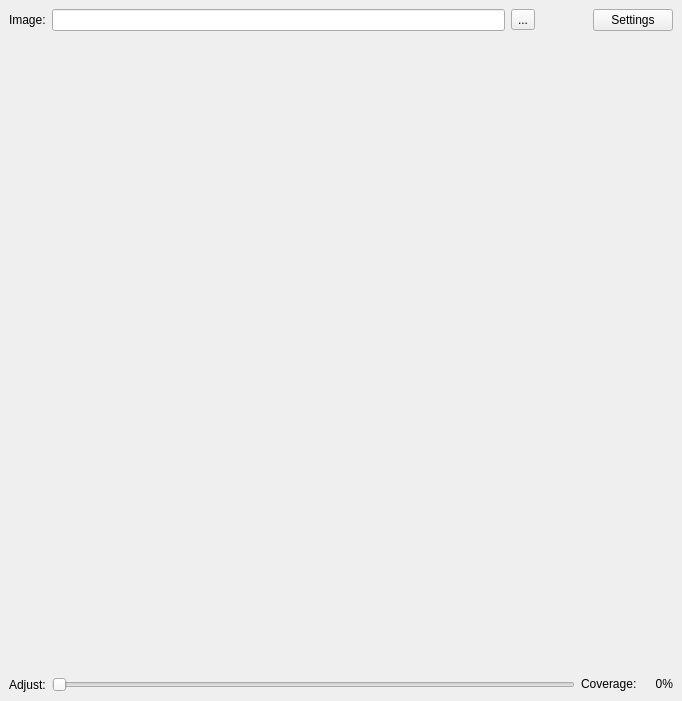
<?xml version="1.0" encoding="UTF-8"?>
<ui version="4.0">
 <class>CloudCoverer</class>
 <widget class="QMainWindow" name="CloudCoverer">
  <property name="geometry">
   <rect>
    <x>0</x>
    <y>0</y>
    <width>682</width>
    <height>701</height>
   </rect>
  </property>
  <property name="windowTitle">
   <string>Cloud Coverer</string>
  </property>
  <property name="windowIcon">
   <iconset resource="resources.qrc">
    <normaloff>:/sumbandilasat/icons/toolbar/cloudcoverer.png</normaloff>:/sumbandilasat/icons/toolbar/cloudcoverer.png</iconset>
  </property>
  <widget class="QWidget" name="centralwidget">
   <layout class="QGridLayout" name="gridLayout">
    <item row="7" column="0" colspan="5">
     <widget class="QgsMapCanvas" name="canvas" native="true">
      <layout class="QGridLayout" name="gridLayout_3"/>
     </widget>
    </item>
    <item row="8" column="0" colspan="5">
     <widget class="QWidget" name="widget_2" native="true">
      <property name="sizePolicy">
       <sizepolicy hsizetype="Preferred" vsizetype="Maximum">
        <horstretch>0</horstretch>
        <verstretch>0</verstretch>
       </sizepolicy>
      </property>
      <layout class="QGridLayout" name="gridLayout_4">
       <property name="margin">
        <number>0</number>
       </property>
       <item row="0" column="1">
        <widget class="QSlider" name="slider">
         <property name="orientation">
          <enum>Qt::Horizontal</enum>
         </property>
        </widget>
       </item>
       <item row="0" column="0">
        <widget class="QLabel" name="label_3">
         <property name="text">
          <string>Adjust:</string>
         </property>
        </widget>
       </item>
       <item row="0" column="3">
        <widget class="QLabel" name="percentage">
         <property name="sizePolicy">
          <sizepolicy hsizetype="Preferred" vsizetype="Maximum">
           <horstretch>0</horstretch>
           <verstretch>0</verstretch>
          </sizepolicy>
         </property>
         <property name="minimumSize">
          <size>
           <width>30</width>
           <height>0</height>
          </size>
         </property>
         <property name="text">
          <string>0%</string>
         </property>
         <property name="alignment">
          <set>Qt::AlignRight|Qt::AlignTrailing|Qt::AlignVCenter</set>
         </property>
        </widget>
       </item>
       <item row="0" column="2">
        <widget class="QLabel" name="label">
         <property name="sizePolicy">
          <sizepolicy hsizetype="Preferred" vsizetype="Maximum">
           <horstretch>0</horstretch>
           <verstretch>0</verstretch>
          </sizepolicy>
         </property>
         <property name="text">
          <string>Coverage:</string>
         </property>
        </widget>
       </item>
      </layout>
     </widget>
    </item>
    <item row="1" column="1">
     <spacer name="horizontalSpacer">
      <property name="orientation">
       <enum>Qt::Horizontal</enum>
      </property>
      <property name="sizeType">
       <enum>QSizePolicy::Maximum</enum>
      </property>
      <property name="sizeHint" stdset="0">
       <size>
        <width>40</width>
        <height>20</height>
       </size>
      </property>
     </spacer>
    </item>
    <item row="1" column="3" colspan="2">
     <widget class="QPushButton" name="settingsButton">
      <property name="text">
       <string>Settings</string>
      </property>
      <property name="icon">
       <iconset resource="resources.qrc">
        <normaloff>:/sumbandilasat/icons/general/settings.png</normaloff>:/sumbandilasat/icons/general/settings.png</iconset>
      </property>
     </widget>
    </item>
    <item row="1" column="0">
     <widget class="QWidget" name="widget" native="true">
      <property name="sizePolicy">
       <sizepolicy hsizetype="Preferred" vsizetype="Maximum">
        <horstretch>0</horstretch>
        <verstretch>0</verstretch>
       </sizepolicy>
      </property>
      <layout class="QGridLayout" name="gridLayout_2">
       <property name="margin">
        <number>0</number>
       </property>
       <item row="0" column="2">
        <widget class="QToolButton" name="openButton">
         <property name="text">
          <string>...</string>
         </property>
        </widget>
       </item>
       <item row="0" column="0">
        <widget class="QLabel" name="label_2">
         <property name="sizePolicy">
          <sizepolicy hsizetype="Maximum" vsizetype="Maximum">
           <horstretch>0</horstretch>
           <verstretch>0</verstretch>
          </sizepolicy>
         </property>
         <property name="text">
          <string>Image:</string>
         </property>
        </widget>
       </item>
       <item row="0" column="1">
        <widget class="QLineEdit" name="lineEdit"/>
       </item>
      </layout>
     </widget>
    </item>
   </layout>
  </widget>
  <action name="actionZoomIn">
   <property name="checkable">
    <bool>true</bool>
   </property>
   <property name="icon">
    <iconset>
     <normaloff>:/icons/georeferencer/zoomin.png</normaloff>:/icons/georeferencer/zoomin.png</iconset>
   </property>
   <property name="text">
    <string>Zoom in</string>
   </property>
   <property name="toolTip">
    <string>Zoom in</string>
   </property>
  </action>
  <action name="actionZoomOut">
   <property name="checkable">
    <bool>true</bool>
   </property>
   <property name="icon">
    <iconset>
     <normaloff>:/icons/georeferencer/zoomout.png</normaloff>:/icons/georeferencer/zoomout.png</iconset>
   </property>
   <property name="text">
    <string>Zoom out</string>
   </property>
   <property name="toolTip">
    <string>Zoom out</string>
   </property>
  </action>
  <action name="actionZoomExtent">
   <property name="icon">
    <iconset>
     <normaloff>:/icons/georeferencer/zoomextent.png</normaloff>:/icons/georeferencer/zoomextent.png</iconset>
   </property>
   <property name="text">
    <string>Zoom to extent</string>
   </property>
   <property name="toolTip">
    <string>Zoom to extent</string>
   </property>
  </action>
  <action name="actionPan">
   <property name="checkable">
    <bool>true</bool>
   </property>
   <property name="icon">
    <iconset>
     <normaloff>:/icons/georeferencer/pan.png</normaloff>:/icons/georeferencer/pan.png</iconset>
   </property>
   <property name="text">
    <string>Pan image</string>
   </property>
   <property name="toolTip">
    <string>Pan image</string>
   </property>
  </action>
  <action name="actionOpenDir">
   <property name="icon">
    <iconset>
     <normaloff>:/icons/georeferencer/folder.png</normaloff>:/icons/georeferencer/folder.png</iconset>
   </property>
   <property name="text">
    <string>Scan directory</string>
   </property>
   <property name="toolTip">
    <string>Scan directory</string>
   </property>
  </action>
  <action name="actionAddThumbnail">
   <property name="icon">
    <iconset>
     <normaloff>:/icons/georeferencer/add.png</normaloff>:/icons/georeferencer/add.png</iconset>
   </property>
   <property name="text">
    <string>Add thumbnail</string>
   </property>
   <property name="toolTip">
    <string>Add thumbnail</string>
   </property>
  </action>
  <action name="actionRemoveThumbnail">
   <property name="icon">
    <iconset>
     <normaloff>:/icons/georeferencer/remove.png</normaloff>:/icons/georeferencer/remove.png</iconset>
   </property>
   <property name="text">
    <string>Remove thumbnail</string>
   </property>
   <property name="toolTip">
    <string>Remove thumbnail</string>
   </property>
  </action>
  <action name="actionSettings">
   <property name="icon">
    <iconset>
     <normaloff>:/icons/georeferencer/settings.png</normaloff>:/icons/georeferencer/settings.png</iconset>
   </property>
   <property name="text">
    <string>Settings</string>
   </property>
   <property name="toolTip">
    <string>Settings</string>
   </property>
  </action>
  <action name="actionAlready">
   <property name="icon">
    <iconset>
     <normaloff>:/icons/georeferencer/list.png</normaloff>:/icons/georeferencer/list.png</iconset>
   </property>
   <property name="text">
    <string>Working list</string>
   </property>
   <property name="toolTip">
    <string>Working list</string>
   </property>
  </action>
  <action name="actionCrs">
   <property name="icon">
    <iconset>
     <normaloff>:/icons/georeferencer/projection.png</normaloff>:/icons/georeferencer/projection.png</iconset>
   </property>
   <property name="text">
    <string>Select coordinate reference system</string>
   </property>
   <property name="toolTip">
    <string>Select coordinate reference system</string>
   </property>
  </action>
  <action name="actionSelectPoint">
   <property name="icon">
    <iconset>
     <normaloff>:/icons/georeferencer/selectpoint.png</normaloff>:/icons/georeferencer/selectpoint.png</iconset>
   </property>
   <property name="text">
    <string>Select point</string>
   </property>
   <property name="toolTip">
    <string>Select point</string>
   </property>
  </action>
  <action name="actionAcceptPoint">
   <property name="icon">
    <iconset>
     <normaloff>:/icons/georeferencer/acceptpoint.png</normaloff>:/icons/georeferencer/acceptpoint.png</iconset>
   </property>
   <property name="text">
    <string>Accept point</string>
   </property>
   <property name="toolTip">
    <string>Accept point</string>
   </property>
  </action>
  <action name="actionAddGoogle">
   <property name="icon">
    <iconset>
     <normaloff>:/icons/georeferencer/google.png</normaloff>:/icons/georeferencer/google.png</iconset>
   </property>
   <property name="text">
    <string>Add Google satellite layer</string>
   </property>
   <property name="toolTip">
    <string>Add Google satellite layer</string>
   </property>
  </action>
  <action name="actionNextLayer">
   <property name="icon">
    <iconset>
     <normaloff>:/icons/georeferencer/next.png</normaloff>:/icons/georeferencer/next.png</iconset>
   </property>
   <property name="text">
    <string>Next thumbnail</string>
   </property>
   <property name="toolTip">
    <string>Next thumbnail</string>
   </property>
  </action>
  <action name="actionPreviousLayer">
   <property name="icon">
    <iconset>
     <normaloff>:/icons/georeferencer/previous.png</normaloff>:/icons/georeferencer/previous.png</iconset>
   </property>
   <property name="text">
    <string>Previous thumbnail</string>
   </property>
   <property name="toolTip">
    <string>Previous thumbnail</string>
   </property>
  </action>
  <action name="actionSelectTable">
   <property name="icon">
    <iconset>
     <normaloff>:/icons/georeferencer/selecttable.png</normaloff>:/icons/georeferencer/selecttable.png</iconset>
   </property>
   <property name="text">
    <string>Select specific thumbnail from table</string>
   </property>
   <property name="toolTip">
    <string>Select specific thumbnail from table</string>
   </property>
  </action>
 </widget>
 <customwidgets>
  <customwidget>
   <class>QgsMapCanvas</class>
   <extends>QWidget</extends>
   <header>qgis.gui</header>
   <container>1</container>
  </customwidget>
 </customwidgets>
 <resources>
  <include location="resources.qrc"/>
  <include location="resources.qrc"/>
 </resources>
 <connections/>
</ui>
